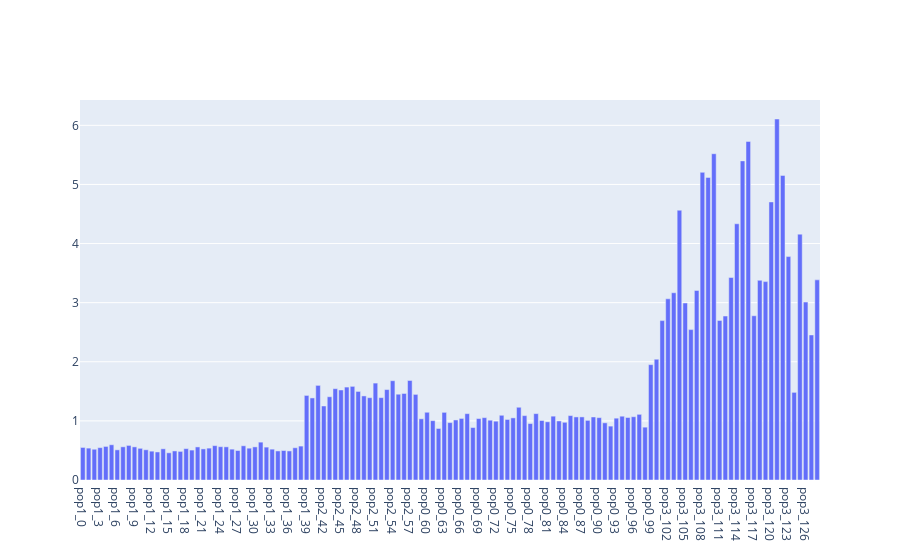

The notebook cell this image was saved under:
### Markdown cell above
### Distance summary stats

#### A. observation distance variance.

### Code cell
dist_var= np.std(dist_store,axis= 0)**2
who_plot= [x for x in range(len(label_vector)) if label_vector[x] in [0,1,2,3]]
idvector= ['pop{}_{}'.format(label_vector[x],Whose[x]) for x in who_plot]

fig = go.Figure([go.Bar(
    x=idvector, y=dist_var
)])
layout= go.Layout()

Figure= go.Figure(data= fig, layout= layout)
iplot(Figure)

### Figure 1 — Plotly figure (JSON) as saved in the notebook; plotly's stock layout.template omitted (floating-point values rounded to 4 significant figures; data arrays with more than 128 entries replaced by an {"elided": "..."} marker saying what was removed)
{"data": [{"type": "bar", "x": {"elided": "130 str values"}, "y": {"elided": "129 float values"}}], "layout": {}}
